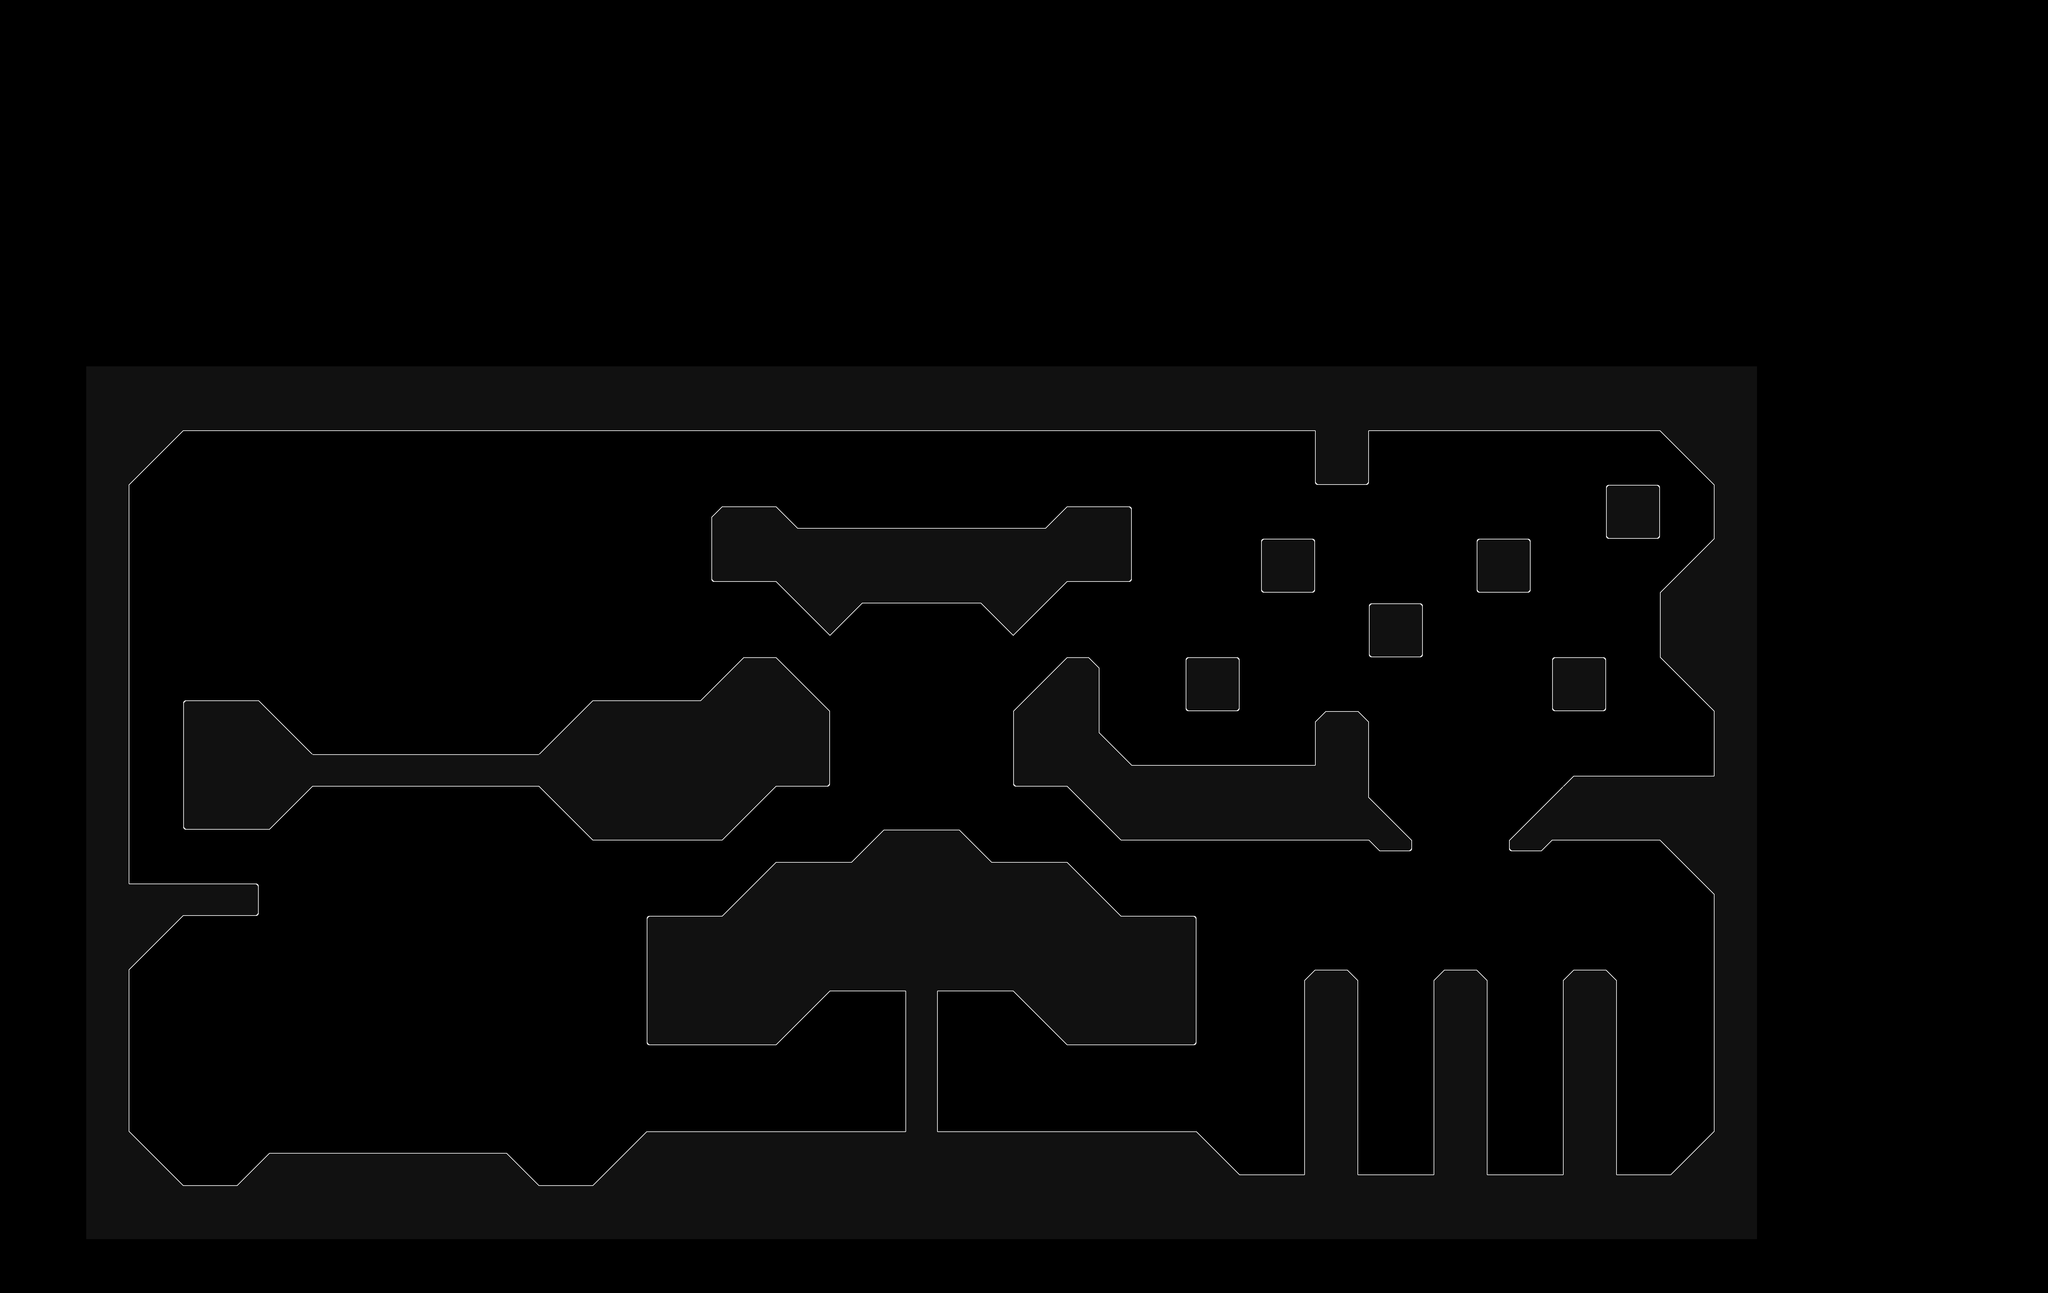

This game map was drawn from its Tiled (.tmx) file and the tilesets committed beside it. A one-line description and the trimmed map source follow:
An orthogonal 190x120 tile map with 32x32 px tiles, 1 tile layer (Tile Layer 1) and 205 objects (130x BotPoint, 11x Dropthrough, 11x Dummy, 10x Start, 6x Spring, ...).

<map version="1.8" tiledversion="1.8.4" orientation="orthogonal" renderorder="right-down" compressionlevel="0" width="190" height="120" tilewidth="32" tileheight="32" infinite="0" nextlayerid="6" nextobjectid="227">
 <properties>
  <property name="customShader" type="bool" value="true" />
 </properties>
 <tileset firstgid="1" source="main_0.tsx" />
 <layer id="1" name="Tile Layer 1" width="190" height="120">
  <data>[22800 cells, 5290 non-empty, 17 distinct tile ids]</data>
 </layer>
 <objectgroup id="5" name="bot-layer">
  <object id="93" name="BotPoint" type="BotPoint" x="2512" y="1392">
   <polyline points="560,144 -112,144" />
  </object>
  <object id="94" name="BotPoint" type="BotPoint" x="3088" y="1424">
   <polyline points="48,48 -16,112" />
  </object>
  <object id="95" name="BotPoint" type="BotPoint" x="3312" y="1456">
   <polyline points="208,16 -176,16" />
  </object>
  <object id="96" name="BotPoint" type="BotPoint" x="3832" y="1552">
   <polyline points="72,16 -88,16" />
  </object>
  <object id="97" name="BotPoint" type="BotPoint" x="3672" y="1520">
   <polyline points="72,48 -152,-48" />
  </object>
  <object id="98" name="BotPoint" type="BotPoint" x="4120" y="1712">
   <polyline points="104,48 -56,48" />
  </object>
  <object id="99" name="BotPoint" type="BotPoint" x="4440" y="1552">
   <polyline points="104,16 -56,16" />
  </object>
  <object id="100" name="BotPoint" type="BotPoint" x="4856" y="1392">
   <polyline points="72,16 -88,16" />
  </object>
  <object id="101" name="BotPoint" type="BotPoint" x="4632" y="1488">
   <polyline points="-56,80 -88,80" />
  </object>
  <object id="102" name="BotPoint" type="BotPoint" x="4728" y="1424">
   <polyline points="40,-16 8,-16" />
  </object>
  <object id="103" name="BotPoint" type="BotPoint" x="4952" y="1424">
   <polyline points="8,-16 -24,-16" />
  </object>
  <object id="104" name="BotPoint" type="BotPoint" x="5016" y="1424">
   <polyline points="-56,240 -56,-16" />
  </object>
  <object id="105" name="BotPoint" type="BotPoint" x="4856" y="1680">
   <polyline points="104,-16 -88,240" />
  </object>
  <object id="106" name="BotPoint" type="BotPoint" x="4728" y="1872">
   <polyline points="40,48 -120,48" />
  </object>
  <object id="107" name="BotPoint" type="BotPoint" x="4632" y="1744">
   <polyline points="-24,176 -56,-176" />
  </object>
  <object id="108" name="BotPoint" type="BotPoint" x="4632" y="1488">
   <polyline points="104,-80 -88,80" />
  </object>
  <object id="109" name="BotPoint" type="BotPoint" x="4728" y="1584">
   <polyline points="40,336 8,-176" />
  </object>
  <object id="110" name="BotPoint" type="BotPoint" x="4824" y="1968">
   <polyline points="-56,-48 -24,-48" />
  </object>
  <object id="111" name="BotPoint" type="BotPoint" x="4568" y="1936">
   <polyline points="8,-16 40,-16" />
  </object>
  <object id="112" name="BotPoint" type="BotPoint" x="4888" y="2000">
   <polyline points="-88,-80 -24,272" />
  </object>
  <object id="113" name="BotPoint" type="BotPoint" x="4920" y="2224">
   <polyline points="-280,48 -56,48" />
  </object>
  <object id="114" name="BotPoint" type="BotPoint" x="4568" y="2288">
   <polyline points="-120,176 72,-16" />
  </object>
  <object id="115" name="BotPoint" type="BotPoint" x="4248" y="2352">
   <polyline points="-152,-16 -24,112" />
  </object>
  <object id="116" name="BotPoint" type="BotPoint" x="4184" y="2224">
   <polyline points="-88,-144 -88,112" />
  </object>
  <object id="117" name="BotPoint" type="BotPoint" x="4376" y="1584">
   <polyline points="8,-16 -24,-16" />
  </object>
  <object id="118" name="BotPoint" type="BotPoint" x="4248" y="1744">
   <polyline points="-24,16 8,16" />
  </object>
  <object id="119" name="BotPoint" type="BotPoint" x="4248" y="1680">
   <polyline points="104,-112 -24,80" />
  </object>
  <object id="120" name="BotPoint" type="BotPoint" x="3928" y="1552">
   <polyline points="-24,16 8,16" />
  </object>
  <object id="121" name="BotPoint" type="BotPoint" x="4024" y="1584">
   <polyline points="40,176 -88,-16" />
  </object>
  <object id="122" name="BotPoint" type="BotPoint" x="4280" y="1776">
   <polyline points="-24,-16 104,304" />
  </object>
  <object id="123" name="BotPoint" type="BotPoint" x="4504" y="2000">
   <polyline points="-120,80 72,-80" />
  </object>
  <object id="124" name="BotPoint" type="BotPoint" x="4472" y="2160">
   <polyline points="-88,-80 168,112" />
  </object>
  <object id="125" name="BotPoint" type="BotPoint" x="4440" y="2352">
   <polyline points="-56,-272 8,112" />
  </object>
  <object id="126" name="BotPoint" type="BotPoint" x="4344" y="2288">
   <polyline points="40,-208 -120,176" />
  </object>
  <object id="127" name="BotPoint" type="BotPoint" x="4352" y="2360">
   <properties>
    <property name="multiplier0" type="float" value="0.1" />
    <property name="multiplier1" type="float" value="1" />
    <property name="valid1" type="bool" value="true" />
   </properties>
   <polyline points="-16,120 32,-280" />
  </object>
  <object id="128" name="BotPoint" type="BotPoint" x="4400" y="2472">
   <properties>
    <property name="multiplier0" type="float" value="5" />
   </properties>
   <polyline points="-64,8 48,-8" />
  </object>
  <object id="129" name="BotPoint" type="BotPoint" x="4344" y="2424">
   <properties>
    <property name="multiplier0" type="float" value="5" />
   </properties>
   <polyline points="-8,56 -120,40" />
  </object>
  <object id="130" name="BotPoint" type="BotPoint" x="4360" y="2568">
   <polyline points="88,-104 168,280" />
  </object>
  <object id="131" name="BotPoint" type="BotPoint" x="4344" y="2600">
   <properties>
    <property name="multiplier0" type="float" value="1" />
    <property name="valid0" type="bool" value="false" />
   </properties>
   <polyline points="-8,-120 -8,264" />
  </object>
  <object id="132" name="BotPoint" type="BotPoint" x="4248" y="2640">
   <polyline points="-24,-176 -104,208" />
  </object>
  <object id="134" name="BotPoint" type="BotPoint" x="4552" y="3176">
   <properties>
    <property name="multiplier0" type="float" value="0.1" />
    <property name="multiplier1" type="float" value="1" />
    <property name="valid1" type="bool" value="true" />
   </properties>
   <polyline points="-24,296 -24,-328" />
  </object>
  <object id="135" name="BotPoint" type="BotPoint" x="4896" y="3272">
   <properties>
    <property name="multiplier0" type="float" value="0.1" />
    <property name="multiplier1" type="float" value="1" />
    <property name="valid1" type="bool" value="true" />
   </properties>
   <polyline points="-16,200 -16,-424" />
  </object>
  </objectgroup>
 <objectgroup id="2" name="collision-layer">
  <!-- 10 objects omitted --></objectgroup>
 <objectgroup id="3" name="event-layer">
  <!-- 56 objects omitted --></objectgroup>
 <objectgroup id="4" name="objective">
  <!-- 9 objects omitted --></objectgroup>
</map>
<!-- 163 of 205 objects omitted -->
